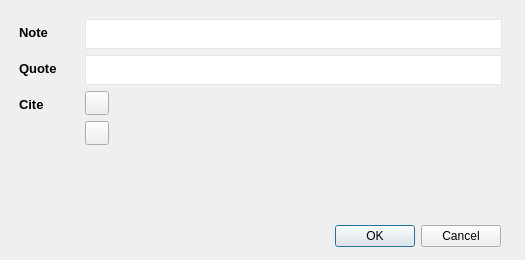
<?xml version="1.0" encoding="UTF-8"?>
<ui version="4.0">
 <class>Dialog</class>
 <widget class="QDialog" name="Dialog">
  <property name="geometry">
   <rect>
    <x>0</x>
    <y>0</y>
    <width>525</width>
    <height>260</height>
   </rect>
  </property>
  <property name="windowTitle">
   <string>Dialog</string>
  </property>
  <widget class="QDialogButtonBox" name="buttonBox">
   <property name="geometry">
    <rect>
     <x>160</x>
     <y>220</y>
     <width>341</width>
     <height>32</height>
    </rect>
   </property>
   <property name="orientation">
    <enum>Qt::Horizontal</enum>
   </property>
   <property name="standardButtons">
    <set>QDialogButtonBox::Cancel|QDialogButtonBox::Ok</set>
   </property>
  </widget>
  <widget class="QScrollArea" name="scrollArea">
   <property name="geometry">
    <rect>
     <x>10</x>
     <y>10</y>
     <width>501</width>
     <height>211</height>
    </rect>
   </property>
   <property name="styleSheet">
    <string notr="true">QScrollArea {
    border: none;
}

QScrollBar:vertical {

}</string>
   </property>
   <property name="widgetResizable">
    <bool>true</bool>
   </property>
   <widget class="QWidget" name="scrollAreaWidgetContents">
    <property name="geometry">
     <rect>
      <x>0</x>
      <y>0</y>
      <width>501</width>
      <height>211</height>
     </rect>
    </property>
    <layout class="QVBoxLayout" name="verticalLayout_5">
     <item>
      <layout class="QHBoxLayout" name="horizontalLayout">
       <item>
        <layout class="QVBoxLayout" name="verticalLayout_2">
         <property name="spacing">
          <number>0</number>
         </property>
         <property name="sizeConstraint">
          <enum>QLayout::SetDefaultConstraint</enum>
         </property>
         <property name="topMargin">
          <number>5</number>
         </property>
         <item>
          <widget class="QLabel" name="lb_note">
           <property name="minimumSize">
            <size>
             <width>60</width>
             <height>16</height>
            </size>
           </property>
           <property name="maximumSize">
            <size>
             <width>60</width>
             <height>16</height>
            </size>
           </property>
           <property name="font">
            <font>
             <family>Arial</family>
             <pointsize>10</pointsize>
             <weight>75</weight>
             <bold>true</bold>
            </font>
           </property>
           <property name="layoutDirection">
            <enum>Qt::LeftToRight</enum>
           </property>
           <property name="text">
            <string>Note</string>
           </property>
           <property name="alignment">
            <set>Qt::AlignLeading|Qt::AlignLeft|Qt::AlignVCenter</set>
           </property>
          </widget>
         </item>
         <item>
          <spacer name="verticalSpacer">
           <property name="orientation">
            <enum>Qt::Vertical</enum>
           </property>
           <property name="sizeType">
            <enum>QSizePolicy::Preferred</enum>
           </property>
           <property name="sizeHint" stdset="0">
            <size>
             <width>20</width>
             <height>40</height>
            </size>
           </property>
          </spacer>
         </item>
        </layout>
       </item>
       <item>
        <widget class="QPlainTextEdit" name="textedit_note">
         <property name="sizePolicy">
          <sizepolicy hsizetype="Expanding" vsizetype="Preferred">
           <horstretch>0</horstretch>
           <verstretch>0</verstretch>
          </sizepolicy>
         </property>
         <property name="minimumSize">
          <size>
           <width>0</width>
           <height>30</height>
          </size>
         </property>
         <property name="maximumSize">
          <size>
           <width>16777215</width>
           <height>30</height>
          </size>
         </property>
         <property name="font">
          <font>
           <family>Arial</family>
           <pointsize>10</pointsize>
          </font>
         </property>
         <property name="styleSheet">
          <string notr="true">QPlainTextEdit {
    border: 1px solid#e6e6e6;
    background-color: white;
}</string>
         </property>
         <property name="verticalScrollBarPolicy">
          <enum>Qt::ScrollBarAlwaysOff</enum>
         </property>
         <property name="horizontalScrollBarPolicy">
          <enum>Qt::ScrollBarAlwaysOff</enum>
         </property>
         <property name="plainText">
          <string/>
         </property>
        </widget>
       </item>
      </layout>
     </item>
     <item>
      <layout class="QHBoxLayout" name="horizontalLayout_2">
       <item>
        <layout class="QVBoxLayout" name="verticalLayout_3">
         <property name="spacing">
          <number>0</number>
         </property>
         <property name="sizeConstraint">
          <enum>QLayout::SetDefaultConstraint</enum>
         </property>
         <property name="topMargin">
          <number>5</number>
         </property>
         <item>
          <widget class="QLabel" name="label_5">
           <property name="minimumSize">
            <size>
             <width>60</width>
             <height>16</height>
            </size>
           </property>
           <property name="maximumSize">
            <size>
             <width>60</width>
             <height>16</height>
            </size>
           </property>
           <property name="font">
            <font>
             <family>Arial</family>
             <pointsize>10</pointsize>
             <weight>75</weight>
             <bold>true</bold>
            </font>
           </property>
           <property name="layoutDirection">
            <enum>Qt::LeftToRight</enum>
           </property>
           <property name="text">
            <string>Quote</string>
           </property>
           <property name="alignment">
            <set>Qt::AlignLeading|Qt::AlignLeft|Qt::AlignVCenter</set>
           </property>
          </widget>
         </item>
         <item>
          <spacer name="verticalSpacer_2">
           <property name="orientation">
            <enum>Qt::Vertical</enum>
           </property>
           <property name="sizeType">
            <enum>QSizePolicy::Preferred</enum>
           </property>
           <property name="sizeHint" stdset="0">
            <size>
             <width>20</width>
             <height>40</height>
            </size>
           </property>
          </spacer>
         </item>
        </layout>
       </item>
       <item>
        <widget class="QPlainTextEdit" name="textedit_quote">
         <property name="sizePolicy">
          <sizepolicy hsizetype="Expanding" vsizetype="Preferred">
           <horstretch>0</horstretch>
           <verstretch>0</verstretch>
          </sizepolicy>
         </property>
         <property name="minimumSize">
          <size>
           <width>0</width>
           <height>30</height>
          </size>
         </property>
         <property name="maximumSize">
          <size>
           <width>16777215</width>
           <height>30</height>
          </size>
         </property>
         <property name="font">
          <font>
           <family>Arial</family>
           <pointsize>10</pointsize>
          </font>
         </property>
         <property name="styleSheet">
          <string notr="true">QPlainTextEdit {
    border: 1px solid#e6e6e6;
    background-color: white;
}</string>
         </property>
         <property name="verticalScrollBarPolicy">
          <enum>Qt::ScrollBarAlwaysOff</enum>
         </property>
         <property name="horizontalScrollBarPolicy">
          <enum>Qt::ScrollBarAlwaysOff</enum>
         </property>
         <property name="plainText">
          <string/>
         </property>
        </widget>
       </item>
      </layout>
     </item>
     <item>
      <layout class="QHBoxLayout" name="horizontalLayout_3">
       <item>
        <layout class="QVBoxLayout" name="verticalLayout_4">
         <property name="spacing">
          <number>0</number>
         </property>
         <property name="sizeConstraint">
          <enum>QLayout::SetDefaultConstraint</enum>
         </property>
         <property name="topMargin">
          <number>5</number>
         </property>
         <item>
          <widget class="QLabel" name="lb_cite">
           <property name="minimumSize">
            <size>
             <width>60</width>
             <height>16</height>
            </size>
           </property>
           <property name="maximumSize">
            <size>
             <width>60</width>
             <height>16</height>
            </size>
           </property>
           <property name="font">
            <font>
             <family>Arial</family>
             <pointsize>10</pointsize>
             <weight>75</weight>
             <bold>true</bold>
            </font>
           </property>
           <property name="layoutDirection">
            <enum>Qt::LeftToRight</enum>
           </property>
           <property name="text">
            <string>Cite</string>
           </property>
           <property name="alignment">
            <set>Qt::AlignLeading|Qt::AlignLeft|Qt::AlignVCenter</set>
           </property>
          </widget>
         </item>
         <item>
          <spacer name="verticalSpacer_3">
           <property name="orientation">
            <enum>Qt::Vertical</enum>
           </property>
           <property name="sizeType">
            <enum>QSizePolicy::Expanding</enum>
           </property>
           <property name="sizeHint" stdset="0">
            <size>
             <width>20</width>
             <height>40</height>
            </size>
           </property>
          </spacer>
         </item>
        </layout>
       </item>
       <item>
        <layout class="QVBoxLayout" name="verticalLayout">
         <item>
          <widget class="QPushButton" name="btn_add">
           <property name="minimumSize">
            <size>
             <width>24</width>
             <height>24</height>
            </size>
           </property>
           <property name="maximumSize">
            <size>
             <width>24</width>
             <height>24</height>
            </size>
           </property>
           <property name="text">
            <string/>
           </property>
           <property name="icon">
            <iconset resource="res.qrc">
             <normaloff>:/icons/plus.png</normaloff>:/icons/plus.png</iconset>
           </property>
          </widget>
         </item>
         <item>
          <widget class="QPushButton" name="btn_rm">
           <property name="minimumSize">
            <size>
             <width>24</width>
             <height>24</height>
            </size>
           </property>
           <property name="maximumSize">
            <size>
             <width>24</width>
             <height>24</height>
            </size>
           </property>
           <property name="text">
            <string/>
           </property>
           <property name="icon">
            <iconset resource="res.qrc">
             <normaloff>:/icons/minus.png</normaloff>:/icons/minus.png</iconset>
           </property>
          </widget>
         </item>
         <item>
          <spacer name="verticalSpacer_4">
           <property name="orientation">
            <enum>Qt::Vertical</enum>
           </property>
           <property name="sizeType">
            <enum>QSizePolicy::Expanding</enum>
           </property>
           <property name="sizeHint" stdset="0">
            <size>
             <width>20</width>
             <height>40</height>
            </size>
           </property>
          </spacer>
         </item>
        </layout>
       </item>
       <item>
        <widget class="QListWidget" name="list_cite">
         <property name="sizePolicy">
          <sizepolicy hsizetype="Expanding" vsizetype="Expanding">
           <horstretch>0</horstretch>
           <verstretch>0</verstretch>
          </sizepolicy>
         </property>
         <property name="minimumSize">
          <size>
           <width>0</width>
           <height>80</height>
          </size>
         </property>
         <property name="styleSheet">
          <string notr="true">QListWidget {
	background: transparent;
	border: none;
}</string>
         </property>
        </widget>
       </item>
      </layout>
     </item>
    </layout>
   </widget>
  </widget>
 </widget>
 <resources>
  <include location="res.qrc"/>
 </resources>
 <connections>
  <connection>
   <sender>buttonBox</sender>
   <signal>accepted()</signal>
   <receiver>Dialog</receiver>
   <slot>accept()</slot>
   <hints>
    <hint type="sourcelabel">
     <x>248</x>
     <y>254</y>
    </hint>
    <hint type="destinationlabel">
     <x>157</x>
     <y>274</y>
    </hint>
   </hints>
  </connection>
  <connection>
   <sender>buttonBox</sender>
   <signal>rejected()</signal>
   <receiver>Dialog</receiver>
   <slot>reject()</slot>
   <hints>
    <hint type="sourcelabel">
     <x>316</x>
     <y>260</y>
    </hint>
    <hint type="destinationlabel">
     <x>286</x>
     <y>274</y>
    </hint>
   </hints>
  </connection>
 </connections>
</ui>
